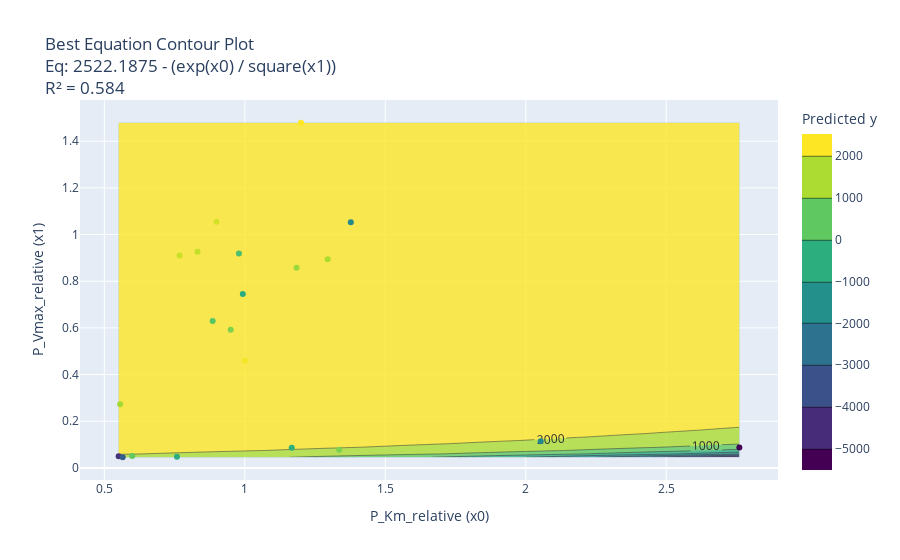

Notebook cell for this chart:
### Code cell
# 网格
x0_vals = np.linspace(df['P_Km_relative'].min(), df['P_Km_relative'].max(), 100)
x1_vals = np.linspace(df['P_Vmax_relative'].min(), df['P_Vmax_relative'].max(), 100)
X0, X1 = np.meshgrid(x0_vals, x1_vals)
Y_pred = eval_func(X0, X1)

fig = go.Figure()

# 等高线图
fig.add_trace(go.Contour(
    x=x0_vals,
    y=x1_vals,
    z=Y_pred,
    colorscale="Viridis",
    contours=dict(showlabels=True),
    colorbar=dict(title="Predicted y"),
    opacity=0.8,
    name="Prediction Contour"
))

# 真实数据点
fig.add_trace(go.Scatter(
    x=df['P_Km_relative'],
    y=df['P_Vmax_relative'],
    mode="markers",
    marker=dict(size=6, color=y, colorscale="Viridis", showscale=False),
    name="Actual Data"
))

fig.update_layout(
    xaxis_title="P_Km_relative (x0)",
    yaxis_title="P_Vmax_relative (x1)",
    title=f"Best Equation Contour Plot<br>Eq: {best_equation_str}<br>R² = {r2:.3f}"
)

fig.show()
